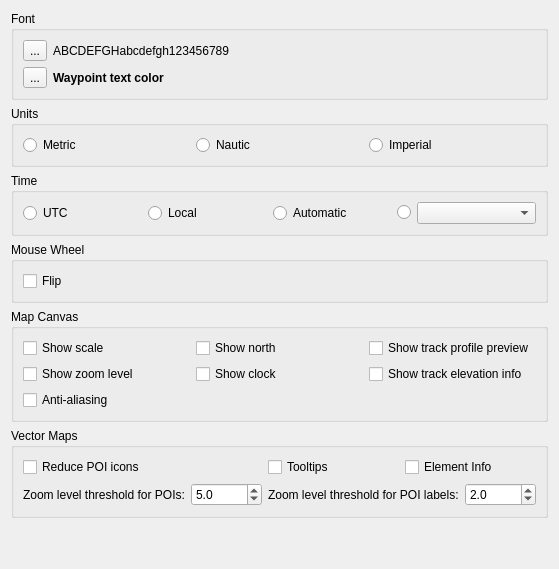
     <widget class="QWidget" name="tab">
      <attribute name="title">
       <string>Environment</string>
      </attribute>
      <layout class="QVBoxLayout" name="verticalLayout_3">
       <item>
        <widget class="QGroupBox" name="groupBox">
         <property name="title">
          <string>Font</string>
         </property>
         <layout class="QGridLayout" name="gridLayout_3">
          <item row="0" column="1">
           <widget class="QLabel" name="labelFont">
            <property name="text">
             <string>ABCDEFGHabcdefgh123456789</string>
            </property>
           </widget>
          </item>
          <item row="1" column="1">
           <widget class="QLabel" name="labelWptTextColor">
            <property name="font">
             <font>
              <weight>75</weight>
              <bold>true</bold>
             </font>
            </property>
            <property name="text">
             <string>Waypoint text color</string>
            </property>
           </widget>
          </item>
          <item row="0" column="0">
           <widget class="QToolButton" name="toolFont">
            <property name="text">
             <string>...</string>
            </property>
            <property name="icon">
             <iconset resource="resources.qrc">
              <normaloff>:/icons/preferences-desktop-font.png</normaloff>:/icons/preferences-desktop-font.png</iconset>
            </property>
           </widget>
          </item>
          <item row="1" column="0">
           <widget class="QToolButton" name="toolWptTextColor">
            <property name="text">
             <string>...</string>
            </property>
            <property name="icon">
             <iconset resource="resources.qrc">
              <normaloff>:/icons/preferences-desktop-color.png</normaloff>:/icons/preferences-desktop-color.png</iconset>
            </property>
           </widget>
          </item>
         </layout>
        </widget>
       </item>
       <item>
        <widget class="QGroupBox" name="groupBox_2">
         <property name="enabled">
          <bool>true</bool>
         </property>
         <property name="title">
          <string>Units</string>
         </property>
         <layout class="QHBoxLayout">
          <item>
           <widget class="QRadioButton" name="radioMetric">
            <property name="text">
             <string>Metric</string>
            </property>
           </widget>
          </item>
          <item>
           <widget class="QRadioButton" name="radioNautic">
            <property name="text">
             <string>Nautic</string>
            </property>
           </widget>
          </item>
          <item>
           <widget class="QRadioButton" name="radioImperial">
            <property name="text">
             <string>Imperial</string>
            </property>
           </widget>
          </item>
         </layout>
        </widget>
       </item>
       <item>
        <widget class="QGroupBox" name="groupBox_10">
         <property name="title">
          <string>Time</string>
         </property>
         <layout class="QHBoxLayout" name="horizontalLayout_7">
          <item>
           <widget class="QRadioButton" name="radioTimeUtc">
            <property name="text">
             <string>UTC</string>
            </property>
           </widget>
          </item>
          <item>
           <widget class="QRadioButton" name="radioTimeLocal">
            <property name="text">
             <string>Local</string>
            </property>
           </widget>
          </item>
          <item>
           <widget class="QRadioButton" name="radioTimeAuto">
            <property name="text">
             <string>Automatic</string>
            </property>
           </widget>
          </item>
          <item>
           <widget class="QRadioButton" name="radioTimeZone">
            <property name="sizePolicy">
             <sizepolicy hsizetype="Maximum" vsizetype="Fixed">
              <horstretch>0</horstretch>
              <verstretch>0</verstretch>
             </sizepolicy>
            </property>
            <property name="text">
             <string/>
            </property>
           </widget>
          </item>
          <item>
           <widget class="QComboBox" name="comboTimeZone"/>
          </item>
         </layout>
        </widget>
       </item>
       <item>
        <widget class="QGroupBox" name="groupBox_3">
         <property name="title">
          <string>Mouse Wheel</string>
         </property>
         <layout class="QHBoxLayout">
          <item>
           <widget class="QCheckBox" name="checkFlipMouseWheel">
            <property name="text">
             <string>Flip</string>
            </property>
           </widget>
          </item>
         </layout>
        </widget>
       </item>
       <item>
        <widget class="QGroupBox" name="groupBox_9">
         <property name="title">
          <string>Map Canvas</string>
         </property>
         <layout class="QGridLayout" name="gridLayout">
          <item row="0" column="0" rowspan="2">
           <widget class="QCheckBox" name="checkShowScale">
            <property name="toolTip">
             <string>The scale bar in the bottom right corner</string>
            </property>
            <property name="text">
             <string>Show scale</string>
            </property>
           </widget>
          </item>
          <item row="0" column="2" rowspan="2">
           <widget class="QCheckBox" name="checkShowNorth">
            <property name="toolTip">
             <string>The compass rose in the bottom right corner</string>
            </property>
            <property name="text">
             <string>Show north</string>
            </property>
           </widget>
          </item>
          <item row="0" column="3" rowspan="2">
           <widget class="QCheckBox" name="checkShowProfilePreview">
            <property name="toolTip">
             <string>The profile graph for the active track in the bottom left corner</string>
            </property>
            <property name="text">
             <string>Show track profile preview</string>
            </property>
           </widget>
          </item>
          <item row="2" column="2">
           <widget class="QCheckBox" name="checkShowClock">
            <property name="text">
             <string>Show clock</string>
            </property>
           </widget>
          </item>
          <item row="2" column="3">
           <widget class="QCheckBox" name="checkShowTrackEleInfo">
            <property name="text">
             <string>Show track elevation info</string>
            </property>
           </widget>
          </item>
          <item row="2" column="0">
           <widget class="QCheckBox" name="checkShowZoomLevel">
            <property name="toolTip">
             <string>Show zoom level in the top left corner</string>
            </property>
            <property name="text">
             <string>Show zoom level</string>
            </property>
           </widget>
          </item>
          <item row="3" column="0">
           <widget class="QCheckBox" name="checkAntiAliasing">
            <property name="toolTip">
             <string>Rendering the map with anti-aliasing uses a lot of CPU power. Best to disable it for weak CPUs.</string>
            </property>
            <property name="text">
             <string>Anti-aliasing</string>
            </property>
           </widget>
          </item>
         </layout>
        </widget>
       </item>
       <item>
        <widget class="QGroupBox" name="groupBox_11">
         <property name="title">
          <string>Vector Maps</string>
         </property>
         <layout class="QGridLayout" name="gridLayout_4">
          <item row="0" column="1">
           <widget class="QCheckBox" name="checkTooltip">
            <property name="toolTip">
             <string>Show information as tooltip for items under cursor in vector maps.</string>
            </property>
            <property name="text">
             <string>Tooltips</string>
            </property>
           </widget>
          </item>
          <item row="0" column="2">
           <widget class="QCheckBox" name="checkElementInfo">
            <property name="text">
             <string>Element Info</string>
            </property>
           </widget>
          </item>
          <item row="0" column="0">
           <widget class="QCheckBox" name="checkReducePoiIcons">
            <property name="text">
             <string>Reduce POI icons</string>
            </property>
           </widget>
          </item>
          <item row="1" column="0">
           <layout class="QHBoxLayout" name="horizontalLayout_8">
            <item>
             <widget class="QLabel" name="label_13">
              <property name="text">
               <string>Zoom level threshold for POIs:</string>
              </property>
             </widget>
            </item>
            <item>
             <widget class="QDoubleSpinBox" name="spinZoomLevelThresholdPois">
              <property name="maximumSize">
               <size>
                <width>80</width>
                <height>16777215</height>
               </size>
              </property>
              <property name="toolTip">
               <string>Defines at which zoom level POIs are drawn.</string>
              </property>
              <property name="decimals">
               <number>1</number>
              </property>
              <property name="maximum">
               <double>70000.000000000000000</double>
              </property>
              <property name="value">
               <double>5.000000000000000</double>
              </property>
             </widget>
            </item>
           </layout>
          </item>
          <item row="1" column="1" colspan="2">
           <layout class="QHBoxLayout" name="horizontalLayout_9">
            <item>
             <widget class="QLabel" name="label_14">
              <property name="text">
               <string>Zoom level threshold for POI labels:</string>
              </property>
             </widget>
            </item>
            <item>
             <widget class="QDoubleSpinBox" name="spinZoomLevelThresholdPoiLabels">
              <property name="maximumSize">
               <size>
                <width>80</width>
                <height>16777215</height>
               </size>
              </property>
              <property name="toolTip">
               <string>Defines at which zoom level POIs are labeled.</string>
              </property>
              <property name="decimals">
               <number>1</number>
              </property>
              <property name="maximum">
               <double>70000.000000000000000</double>
              </property>
              <property name="value">
               <double>2.000000000000000</double>
              </property>
             </widget>
            </item>
           </layout>
          </item>
         </layout>
        </widget>
       </item>
       <item>
        <spacer>
         <property name="orientation">
          <enum>Qt::Vertical</enum>
         </property>
         <property name="sizeHint" stdset="0">
          <size>
           <width>20</width>
           <height>40</height>
          </size>
         </property>
        </spacer>
       </item>
      </layout>
     </widget>
